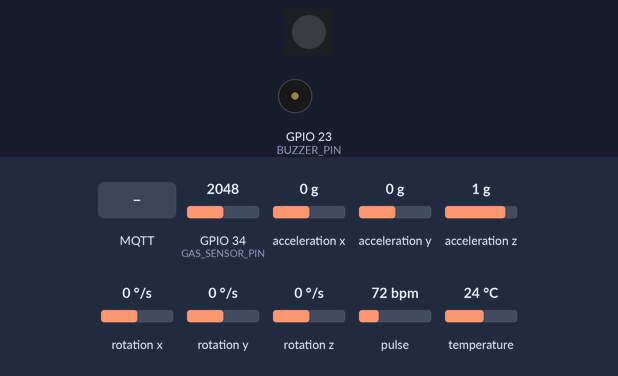
This sketch was run on a simulated ESP32. Shown: 1 RGB LEDs in strip order, left to right, buzzer (waves = sounding, pin HIGH). The test bench sets the inputs (shaded band); at power-on: temperature 24 °C, GPIO 34 (GAS_SENSOR_PIN) = 2048, pulse 72 bpm, acceleration x 0 g, acceleration y 0 g, acceleration z 1 g, rotation x 0 °/s, rotation y 0 °/s, rotation z 0 °/s (analog values on the 0–4095 scale). Dim RGB values are drawn brighter than linear; WiFi joins after 1.5 s; servers stay silent unless stated; no MQTT or app messages arrive unless stated; what the sketch prints to the serial monitor is not drawn.

Above: at 4.2 s.
4.3 s: MQTT message "HIGH" arrives on the first subscribed topic
At 5.8 s:
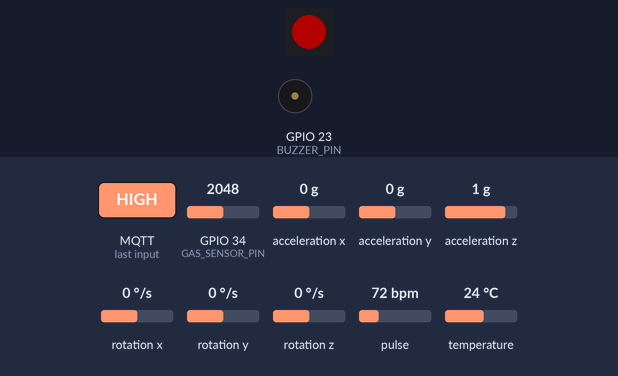
8.3 s: temperature set to 10.7 °C
11.8 s: temperature set to 9.5 °C
15.3 s: GPIO 34 (GAS_SENSOR_PIN) set to 1031
18.8 s: GPIO 34 (GAS_SENSOR_PIN) set to 934
At 20.7 s:
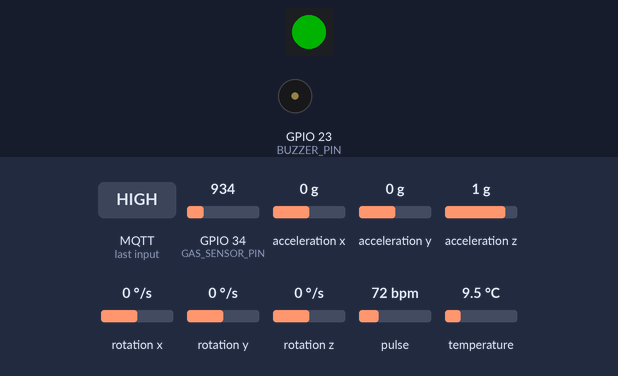
21.5 s: pulse set to 100 bpm
At 23.7 s:
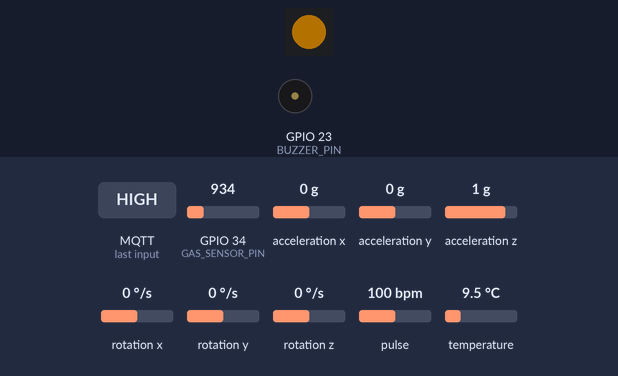
Timing chart, 0 to 25.2 s (numbered marks = the images above; inputs shaded):
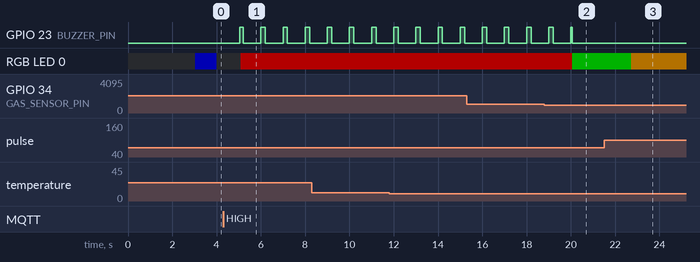

Measured:
- the behaviour switches between 1000 and 999 on GPIO 34 (GAS_SENSOR_PIN) (found by bisection; images 1 and 2)
- after the input at 4.3 s, GPIO 23 (BUZZER_PIN): alternates HIGH for 0.20 s and LOW for 0.80 s, starting after 0.76 s
- after the input at 21.5 s, RGB LED 0: RGB(0, 60, 0) → RGB(60, 38, 0) after 1.2 s

The sketch:

smart_jacket.ino
```cpp
// Smart Jacket - ESP32 firmware (final, merged)
//
// Sensors: MAX30102 heart rate, MPU6050 accel/gyro (+/-16 g), gas sensor on GPIO 34.
// Sends to the Raspberry Pi over MQTT:
//   esp32/sensor_data  every 1 s. First keys in the same order as the Pi CSV:
//                      accel_x, accel_y, accel_z, gas, avg_bpm, finger, mpu_temp
//                      then extras used by the ML / fall code: worker_id, gyro_x/y/z (deg/s),
//                      accel_peak_g, accel_min_g, gyro_peak_dps, fall
//   esp32/fall_event   immediately when FallDetector.h detects a fall
// Receives from the Pi:
//   pi/risk/<WORKER_ID> "LOW" / "MEDIUM" / "HIGH" / "FALL" from the ML model (live_inference.py)
//                      -> one WS2812B RGB LED on GPIO 13 and the buzzer on GPIO 23
//
// Fall detection runs here at 100 Hz (FallDetector.h). No calibration: upright = MPU6050 z axis UP
// (accel_z about +9.8 when the worker stands). While a fall is active, the WS2812B blinks red and the
// buzzer beeps fast.
// loop() never blocks, so the 100 Hz sampling and heart beat detection keep running even
// when Wi-Fi or MQTT is down.

#include <WiFi.h>
#include <PubSubClient.h>
#include <Wire.h>
#include "MAX30105.h"
#include "heartRate.h"
#include <Adafruit_MPU6050.h>
#include <Adafruit_Sensor.h>
#include <Adafruit_NeoPixel.h>
#include "FallDetector.h"

// Wi-Fi credentials (configure before flashing)
const char* ssid = "YOUR_WIFI_SSID";
const char* password = "YOUR_WIFI_PASSWORD";

// Raspberry Pi IP address
const char* mqtt_server = "YOUR_PI_IP_ADDRESS";
const char* TOPIC_DATA = "esp32/sensor_data";
const char* TOPIC_FALL = "esp32/fall_event";
const char* WORKER_ID  = "worker_1";   // unique per jacket
String topicRisk;                      // "pi/risk/" + WORKER_ID, built in setup()

WiFiClient espClient;
PubSubClient client(espClient);

MAX30105 max30102;
Adafruit_MPU6050 mpu;

// Upright = MPU6050 z axis pointing UP. If the sensor is mounted differently, change this,
// e.g. (0, -1, 0) if accel_y reads -9.8 when standing (and pass --upright 0,-1,0 on the Pi).
FallDetector fall(0, 0, 1);

const int GAS_SENSOR_PIN = 34;   // MQ / Q sensor analog out
const int SDA_PIN = 21;
const int SCL_PIN = 22;


// Risk indicator (ML risk from the Pi on pi/risk/<WORKER_ID>): one WS2812B + buzzer
const int RISK_LED_PIN    = 13;  // WS2812B DIN (through 330 ohm, see README)
const uint8_t RISK_LED_BRIGHTNESS = 60;  // 0-255; 60 is clearly visible and keeps current low
const int BUZZER_PIN      = 23;  // through an NPN transistor, see README
Adafruit_NeoPixel riskLed(1, RISK_LED_PIN, NEO_GRB + NEO_KHZ800);
uint32_t riskLedColor = 0xFFFFFFFF;  // last colour sent, so show() only runs on a change
const bool BUZZER_PASSIVE = false;  // true if your buzzer only clicks with digitalWrite (needs a tone)
const unsigned long RISK_TIMEOUT_MS = 15000;  // no risk message this long = link lost
const unsigned long RISK_DOWN_MS = 5000;      // a lower level must hold this long before stepping down

enum Risk { RISK_NONE, RISK_LOW, RISK_MEDIUM, RISK_HIGH, RISK_FALL };
Risk shownRisk = RISK_NONE;       // what the LEDs show
Risk pendingRisk = RISK_NONE;     // lower level waiting for RISK_DOWN_MS
unsigned long pendingSince = 0;
unsigned long lastRiskMsg = 0;
unsigned long riskMsgCount = 0;
int lastGasRaw = 0;               // latest gas reading, for the local fallback risk
// Local fallback when the Pi sends no risk (same thresholds as processor.py)
const int GAS_WARN = 2000, GAS_DANGER = 3000;
const float BPM_HIGH = 80, TEMP_HIGH = 38.0;
bool riskLinkLost = false;

// Heart rate: rolling average of the last few beats
const byte RATE_SIZE = 6;
float rates[RATE_SIZE];
byte rateSpot = 0;
byte rateCount = 0;
unsigned long lastBeat = 0;
float bpmAverage = 0;
int finger = 0;
bool maxOk = false;
bool mpuOk = false;

const long FINGER_THRESHOLD = 50000;

// Latest MPU6050 reading (updated at 100 Hz)
float lastAx = 0, lastAy = 0, lastAz = 0;
float lastGx = 0, lastGy = 0, lastGz = 0;  // rad/s
float lastTemp = 0;
bool fallSinceLastPacket = false;

unsigned long lastImu = 0;
unsigned long lastPublish = 0;
unsigned long lastMqttAttempt = 0;
unsigned long lastWifiAttempt = 0;
unsigned long lastStatus = 0;
long lastIr = 0;

void resetHeartRate() {
  rateSpot = 0;
  rateCount = 0;
  lastBeat = 0;
  bpmAverage = 0;
}

const char* riskName(Risk r) {
  switch (r) {
    case RISK_LOW: return "LOW";
    case RISK_MEDIUM: return "MEDIUM";
    case RISK_HIGH: return "HIGH";
    case RISK_FALL: return "FALL";
    default: return "NO LINK";
  }
}

// New risk from the Pi: go UP at once, go DOWN only after the lower level holds RISK_DOWN_MS,
// so the LEDs/buzzer don't flicker when the model jumps between classes.
void onRisk(Risk r) {
  lastRiskMsg = millis();
  if (++riskMsgCount <= 3) Serial.printf("RISK message %lu from Pi: %s\n", riskMsgCount, riskName(r));
  riskLinkLost = false;
  if (r >= shownRisk) {
    if (r != shownRisk) Serial.printf("RISK %s -> %s\n", riskName(shownRisk), riskName(r));
    shownRisk = r;
    pendingRisk = RISK_NONE;
  } else if (r != pendingRisk) {
    pendingRisk = r;
    pendingSince = millis();
  } else if (millis() - pendingSince >= RISK_DOWN_MS) {
    Serial.printf("RISK %s -> %s\n", riskName(shownRisk), riskName(r));
    shownRisk = r;
    pendingRisk = RISK_NONE;
  }
}

// Handles the risk level from the Pi on pi/risk/<WORKER_ID>
void onMqttMessage(char* topic, byte* message, unsigned int length) {
  String cmd;
  for (unsigned int i = 0; i < length; i++) cmd += (char)message[i];

  if (topicRisk == topic) {
    if (cmd == "LOW") onRisk(RISK_LOW);
    else if (cmd == "MEDIUM") onRisk(RISK_MEDIUM);
    else if (cmd == "HIGH") onRisk(RISK_HIGH);
    else if (cmd == "FALL") onRisk(RISK_FALL);
  }
}

void buzzer(bool on) {
  if (BUZZER_PASSIVE) {
    if (on) tone(BUZZER_PIN, 2700); else noTone(BUZZER_PIN);
  } else {
    digitalWrite(BUZZER_PIN, on ? HIGH : LOW);
  }
}

// WS2812B colour + buzzer. A fall detected on the jacket itself always wins, even without Wi-Fi.
//   LOW: green.  MEDIUM: yellow.  (buzzer silent)
//   HIGH: red, beep 0.2 s every second.  FALL (here or from the Pi): red blinking fast, fast beeping.
//   No ML risk from the Pi (none yet, or none for 15 s): the jacket works out LOW / MEDIUM / HIGH
//   itself from gas, heart rate and temperature, so the LED still shows a colour.
//   NO LINK (MQTT not connected at all): blue blinking slowly, silent.
Risk localRisk() {
  bool bpmHigh = finger && bpmAverage > BPM_HIGH;
  if (lastGasRaw >= GAS_DANGER) return RISK_HIGH;
  if (lastGasRaw >= GAS_WARN || bpmHigh || lastTemp >= TEMP_HIGH) return RISK_MEDIUM;
  return RISK_LOW;
}

bool usingLocalRisk = false;

void updateRiskIndicator() {
  unsigned long now = millis();
  if (!riskLinkLost && lastRiskMsg != 0 && now - lastRiskMsg > RISK_TIMEOUT_MS) {
    riskLinkLost = true;
    shownRisk = RISK_NONE;
    Serial.println("RISK: no message from the Pi for 15 s, using the jacket's own thresholds");
  }
  bool piRisk = lastRiskMsg != 0 && !riskLinkLost;
  if (!piRisk && client.connected() && now > 20000) {
    if (!usingLocalRisk) Serial.printf("RISK: nothing on %s from the Pi, using the jacket's own thresholds\n", topicRisk.c_str());
    usingLocalRisk = true;
  } else if (piRisk) {
    usingLocalRisk = false;
  }
  Risk r = fall.isFallen() ? RISK_FALL : (usingLocalRisk && !piRisk && client.connected() ? localRisk() : shownRisk);
  bool fast = (now / 100) % 2;
  uint32_t color = 0;
  bool beep = false;
  switch (r) {
    case RISK_LOW:    color = riskLed.Color(0, 255, 0); break;
    case RISK_MEDIUM: color = riskLed.Color(255, 160, 0); break;
    case RISK_HIGH:   color = riskLed.Color(255, 0, 0); beep = (now % 1000) < 200; break;
    case RISK_FALL:   color = fast ? riskLed.Color(255, 0, 0) : 0; beep = fast; break;
    default:          color = (now / 1000) % 2 ? riskLed.Color(0, 0, 255) : 0; break;
  }
  if (color != riskLedColor) {
    riskLedColor = color;
    riskLed.setPixelColor(0, color);
    riskLed.show();
  }
  buzzer(beep);
}

// Lists every device on the I2C bus. MPU6050 = 0x68 (0x69 if AD0 is high), MAX30102 = 0x57.
void scanI2C() {
  Serial.println("I2C scan (SDA 21, SCL 22):");
  int found = 0;
  for (byte addr = 1; addr < 127; addr++) {
    Wire.beginTransmission(addr);
    if (Wire.endTransmission() == 0) {
      found++;
      Serial.printf("  found 0x%02X", addr);
      if (addr == 0x68 || addr == 0x69) Serial.print("  <- MPU6050");
      else if (addr == 0x57) Serial.print("  <- MAX30102");
      Serial.println();
    }
  }
  if (found == 0) Serial.println("  NOTHING found: check VCC (3.3 V), GND, SDA->21, SCL->22");
}

const char* mqttStateText(int s) {
  switch (s) {
    case -4: return "timeout (broker not answering)";
    case -3: return "connection lost";
    case -2: return "connect failed (wrong Pi IP, broker not running, or broker only listens on localhost)";
    case -1: return "disconnected";
    case 0:  return "connected";
    case 5:  return "not authorized (broker needs a username/password)";
    default: return "refused by broker";
  }
}

void setup() {
  Serial.begin(115200);
  delay(1500);  // give the Serial Monitor time to attach so the startup report is not lost
  Serial.println();
  Serial.println("=== Smart Jacket iot_esp32 sketch (smart_jacket.ino) ===");
  analogReadResolution(12);

  riskLed.begin();
  riskLed.setBrightness(RISK_LED_BRIGHTNESS);
  riskLed.clear();
  riskLed.show();
  pinMode(BUZZER_PIN, OUTPUT);
  buzzer(false);
  topicRisk = String("pi/risk/") + WORKER_ID;

  Wire.begin(SDA_PIN, SCL_PIN);
  scanI2C();
  Wire.setClock(400000);  // fast I2C for 100 Hz MPU reads

  mpuOk = mpu.begin();
  if (mpuOk) {
    // The library default (+/-2 g) clips at 19.6 m/s^2, so fall impacts would be cut off.
    mpu.setAccelerometerRange(MPU6050_RANGE_16_G);
    mpu.setGyroRange(MPU6050_RANGE_1000_DEG);
    mpu.setFilterBandwidth(MPU6050_BAND_44_HZ);
    Serial.println("MPU6050: OK (+/-16 g, fall detection ON)");
  } else {
    Serial.println("MPU6050: NOT FOUND -> fall detection OFF, accel values will be 0. Check wiring.");
  }

  // Heart rate sensor is optional: without it the jacket still does fall + gas.
  maxOk = max30102.begin(Wire, I2C_SPEED_FAST);
  if (maxOk) {
    max30102.setup();  // default: 100 samples/s after averaging; this turns the LEDs on
    max30102.setPulseAmplitudeRed(0x1F);
    max30102.setPulseAmplitudeIR(0x1F);
    max30102.setPulseAmplitudeGreen(0);
    Serial.printf("MAX30102: OK (part ID 0x%02X, expected 0x15). Its red LED should now glow faintly.\n",
                  max30102.readPartID());
  } else {
    Serial.println("MAX30102: NOT FOUND -> no red light, avg_bpm=0, finger=0. Check wiring / 0x57 in the scan.");
  }

  WiFi.mode(WIFI_STA);
  WiFi.begin(ssid, password);
  Serial.printf("Wi-Fi: connecting to \"%s\"", ssid);
  unsigned long start = millis();
  while (WiFi.status() != WL_CONNECTED && millis() - start < 15000) {
    delay(500);
    Serial.print(".");
  }
  if (WiFi.status() == WL_CONNECTED) {
    Serial.print("\nWi-Fi: connected, ESP32 IP ");
    Serial.print(WiFi.localIP());
    Serial.printf(", signal %d dBm\n", WiFi.RSSI());
  } else {
    Serial.printf("\nWi-Fi: NOT connected (status %d). Check ssid/password, 2.4 GHz only. Retrying in the background.\n",
                  (int)WiFi.status());
  }

  client.setServer(mqtt_server, 1883);
  client.setCallback(onMqttMessage);
  client.setBufferSize(512);  // default 256 is too small for the full packet

  Serial.printf("MQTT: broker %s:1883, publishing %s every 1 s\n", mqtt_server, TOPIC_DATA);
  Serial.println("Setup done. A STATUS line prints every 5 s.");
}

// Tries once every 5 s (a failed connect can pause the loop for a moment, so not more often)
void maintainMQTT() {
  if (client.connected()) return;
  if (millis() - lastMqttAttempt < 5000) return;
  lastMqttAttempt = millis();

  Serial.printf("MQTT: connecting to %s...", mqtt_server);
  String clientId = "ESP32-" + WiFi.macAddress();
  if (client.connect(clientId.c_str())) {
    Serial.println("connected");
    bool ok = client.subscribe(topicRisk.c_str());
    Serial.printf("MQTT: subscribed to %s (%s)\n", topicRisk.c_str(), ok ? "ok" : "FAILED");
  } else {
    Serial.printf("FAILED, state %d = %s\n", client.state(), mqttStateText(client.state()));
  }
}

// Non-blocking: asks the Wi-Fi to reconnect at most every 5 s
bool maintainWiFi() {
  if (WiFi.status() == WL_CONNECTED) return true;
  if (millis() - lastWifiAttempt >= 5000) {
    lastWifiAttempt = millis();
    Serial.println("Wi-Fi lost, reconnecting...");
    WiFi.reconnect();
  }
  return false;
}

// Reads every new MAX30102 sample from its FIFO (no waiting) and runs beat detection on it.
void readHeartRate() {
  if (!maxOk) return;
  max30102.check();
  while (max30102.available()) {
    long irValue = max30102.getFIFOIR();
    max30102.nextSample();
    lastIr = irValue;

    finger = irValue > FINGER_THRESHOLD ? 1 : 0;
    if (!finger) {
      resetHeartRate();
    } else if (checkForBeat(irValue)) {
      unsigned long now = millis();
      if (lastBeat != 0) {
        float bpm = 60000.0 / (now - lastBeat);
        if (bpm > 40 && bpm < 200) {
          rates[rateSpot] = bpm;
          rateSpot = (rateSpot + 1) % RATE_SIZE;
          if (rateCount < RATE_SIZE) rateCount++;

          float sum = 0;
          for (byte i = 0; i < rateCount; i++) sum += rates[i];
          bpmAverage = sum / rateCount;
        }
      }
      lastBeat = now;
    }
  }
}

void publishFallEvent() {
  char buf[200];
  snprintf(buf, sizeof(buf),
    "{\"worker_id\":\"%s\",\"event\":\"fall\",\"impact_g\":%.2f,\"tilt_deg\":%.1f,\"fall_count\":%lu}",
    WORKER_ID, fall.lastImpactG(), fall.tilt(), (unsigned long)fall.fallCount());
  if (client.connected()) client.publish(TOPIC_FALL, buf);
  Serial.println(buf);
}

void publishSensorData() {
  int gasRaw = analogRead(GAS_SENSOR_PIN);
  lastGasRaw = gasRaw;
  float peakG, minG, peakGyro;
  fall.takeSummary(peakG, minG, peakGyro);
  int fallFlag = (fallSinceLastPacket || fall.isFallen()) ? 1 : 0;
  fallSinceLastPacket = false;

  char payload[512];
  snprintf(payload, sizeof(payload),
    "{\"accel_x\":%.2f,\"accel_y\":%.2f,\"accel_z\":%.2f,"
    "\"gas\":%d,\"avg_bpm\":%.1f,\"finger\":%d,\"mpu_temp\":%.2f,"
    "\"worker_id\":\"%s\",\"gyro_x\":%.1f,\"gyro_y\":%.1f,\"gyro_z\":%.1f,"
    "\"accel_peak_g\":%.2f,\"accel_min_g\":%.2f,\"gyro_peak_dps\":%.1f,\"fall\":%d}",
    lastAx, lastAy, lastAz,
    gasRaw, bpmAverage, finger, lastTemp,
    WORKER_ID, lastGx * 57.29578f, lastGy * 57.29578f, lastGz * 57.29578f,
    peakG, minG, peakGyro, fallFlag
  );

  if (client.connected() && client.publish(TOPIC_DATA, payload)) {
    Serial.println(payload);
  } else {
    Serial.println("MQTT publish failed");
  }
}

void loop() {
  unsigned long now = millis();

  // 1. MPU6050 + fall detection at 100 Hz (runs even without Wi-Fi)
  if (mpuOk && now - lastImu >= 10) {
    lastImu = now;
    sensors_event_t accel, gyro, temp;
    mpu.getEvent(&accel, &gyro, &temp);
    lastAx = accel.acceleration.x; lastAy = accel.acceleration.y; lastAz = accel.acceleration.z;
    lastGx = gyro.gyro.x; lastGy = gyro.gyro.y; lastGz = gyro.gyro.z;
    lastTemp = temp.temperature;  // MPU6050 chip temperature, not body temperature
    if (fall.update(lastAx, lastAy, lastAz, lastGx, lastGy, lastGz, now)) {
      fallSinceLastPacket = true;
      Serial.println("FALL DETECTED");
      publishFallEvent();  // immediate alert, does not wait for the 1 s packet
    }
  }

  // 2. Heart rate (every pass, reads all new samples)
  readHeartRate();

  // 3. Risk LED (WS2812B) + buzzer
  updateRiskIndicator();

  // 4. Network
  if (maintainWiFi()) {
    maintainMQTT();
    client.loop();
  }

  // 5. Publish once per second
  if (now - lastPublish >= 1000) {
    lastPublish = now;
    publishSensorData();
  }

  // 6. Status line every 5 s
  if (now - lastStatus >= 5000) {
    lastStatus = now;
    Serial.printf("STATUS wifi=%s mqtt=%s mpu=%s max30102=%s ir=%ld finger=%d bpm=%.1f fallen=%d risk=%s (%s)\n",
                  WiFi.status() == WL_CONNECTED ? "OK" : "DOWN",
                  client.connected() ? "OK" : "DOWN",
                  mpuOk ? "OK" : "MISSING", maxOk ? "OK" : "MISSING",
                  lastIr, finger, bpmAverage, fall.isFallen() ? 1 : 0,
                  fall.isFallen() ? "FALL" : riskName(usingLocalRisk ? localRisk() : shownRisk),
                  usingLocalRisk ? "jacket thresholds" : (lastRiskMsg ? "from Pi" : "waiting"));
  }
}
```

Source omitted: FallDetector.h (5504 bytes)
